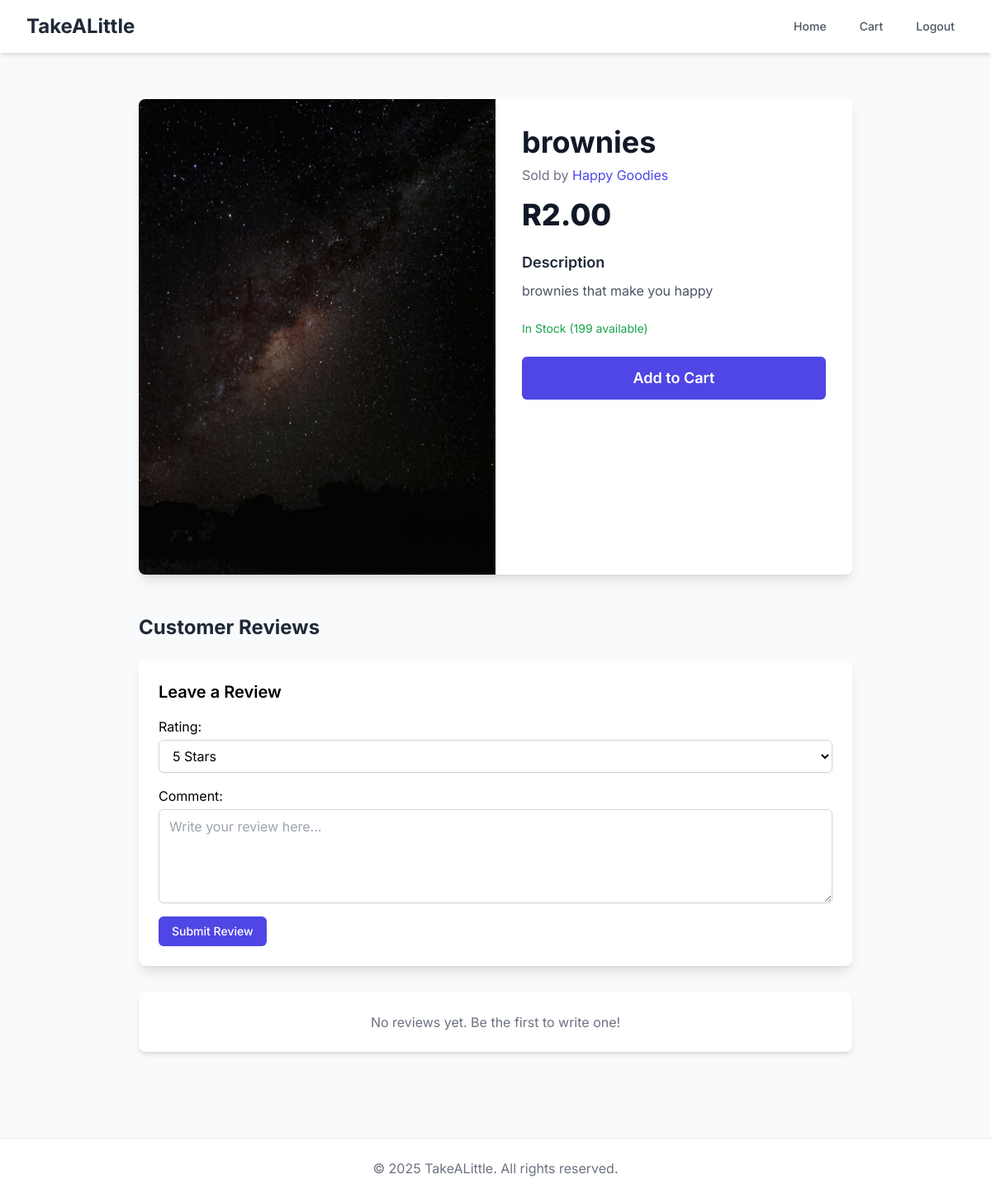
The page /products/2/ (signed in) on the database its author committed.
### shop/models.py (models this page shows, shortened)
class Product(models.Model):
    category = models.ForeignKey(Category, on_delete=models.SET_NULL, null=True, blank=True, related_name='products')
    store = models.ForeignKey(Store, on_delete=models.CASCADE, related_name='products')
    name = models.CharField(max_length=255)
    description = models.TextField()
    price = models.DecimalField(max_digits=10, decimal_places=2)
    stock = models.PositiveIntegerField(default=0)
    image = models.ImageField(upload_to='products/', blank=True, null=True)
    created_at = models.DateTimeField(auto_now_add=True)
    updated_at = models.DateTimeField(auto_now=True)

class Store(models.Model):
    owner = models.ForeignKey(settings.AUTH_USER_MODEL, on_delete=models.CASCADE, related_name='stores', limit_choices_to={'user_type': 'vendor'})
    name = models.CharField(max_length=255)
    description = models.TextField(blank=True)
    created_at = models.DateTimeField(auto_now_add=True)

### shop/views.py (the view)
# urls.py: path('products/<int:product_id>/', views.product_detail_view, name='product_detail'),
def product_detail_view(request, product_id):
    product = get_object_or_404(Product, id=product_id)
    reviews = product.reviews.all().order_by('-created_at')
    review_form = ReviewForm()
    return render(request, 'shop/product_detail.html', {'product': product, 'reviews': reviews, 'review_form': review_form})

### shop/forms.py
class ReviewForm(forms.ModelForm):
    RATING_CHOICES = [(5, '5 Stars'), (4, '4 Stars'), (3, '3 Stars'), (2, '2 Stars'), (1, '1 Star')]
    rating = forms.ChoiceField(
        choices=RATING_CHOICES,
        widget=forms.Select(attrs={'class': form_field_classes})
    )
    class Meta:
        model = Review
        fields = ['rating', 'comment']
        widgets = {
            'comment': forms.Textarea(attrs={
                'class': form_field_classes,
                'rows': 4,
                'placeholder': 'Write your review here...'
            }),
        }

### shop/models.py (called while the page is built)
    def is_vendor(self):
        return self.user_type == 'vendor'

### shop/Templates/Shop/product_detail.html (shortened to what this page needs)
{% extends 'shop/base.html' %}
{% block content %}
<div class="max-w-4xl mx-auto py-8 px-4">
    <div class="bg-white rounded-lg shadow-lg overflow-hidden">
        <div class="grid grid-cols-1 md:grid-cols-2">
            <div>
                {% if product.image %}
                    <img class="w-full h-full object-cover" src="{{ product.image.url }}" alt="{{ product.name }}">
                {% else %}
                    <div class="w-full h-full bg-gray-200 flex items-center justify-center">
                        <span class="text-gray-500 text-2xl">No Image Available</span>
                    </div>
                {% endif %}
            </div>
            <div class="p-6 md:p-8">
                <h1 class="text-3xl md:text-4xl font-bold text-gray-900">{{ product.name }}</h1>
                <p class="text-md text-gray-500 mt-2">Sold by <a href="#" class="text-indigo-600 hover:underline">{{ product.store.name }}</a></p>
                <div class="mt-4">
                    <span class="text-4xl font-extrabold text-gray-900">R{{ product.price }}</span>
                </div>
                <div class="mt-6">
                    <h2 class="text-lg font-semibold text-gray-800">Description</h2>
                    <p class="mt-2 text-gray-600">{{ product.description }}</p>
                </div>
                <div class="mt-6">
                    {% if product.stock > 0 %}
                        <p class="text-sm text-green-600">In Stock ({{ product.stock }} available)</p>
                        <a href="{% url 'shop:add_to_cart' product.id %}" class="mt-6 block w-full bg-indigo-600 text-white py-3 px-6 rounded-md text-center font-semibold text-lg hover:bg-indigo-700 transition-colors">
                            Add to Cart
                        </a>
                    {% else %}
                        <p class="text-sm text-red-600">Out of Stock</p>
                        <button class="mt-6 block w-full bg-gray-400 text-white py-3 px-6 rounded-md text-center font-semibold text-lg cursor-not-allowed">
                            Out of Stock
                        </button>
                    {% endif %}
                </div>
            </div>
        </div>
    </div>
    <div class="mt-12">
        <h2 class="text-2xl font-bold text-gray-800 mb-6">Customer Reviews</h2>
        <div class="bg-white rounded-lg shadow-lg p-6 mb-8">
            <h3 class="text-xl font-semibold mb-4">Leave a Review</h3>
            <form action="{% url 'shop:add_review' product.id %}" method="post">
                <div class="space-y-4">
                    {{ review_form.as_p }}
                </div>
                <button type="submit" class="mt-4 px-4 py-2 bg-indigo-600 text-white text-sm font-medium rounded-md hover:bg-indigo-700">Submit Review</button>
            </form>
        </div>
        <div class="space-y-6">
            {% for review in reviews %}
            <div class="bg-white rounded-lg shadow-md p-6">
                <div class="flex items-center justify-between">
                    <p class="font-semibold text-gray-800">{{ review.user.username }}</p>
                    <div class="flex items-center">
                        <span class="text-yellow-500">
                            {% for i in "12345" %}
                                {% if i|add:0 <= review.rating %}★{% else %}☆{% endif %}
                            {% endfor %}
                        </span>
                        {% if review.is_verified %}
                            <span class="ml-3 inline-flex items-center px-2.5 py-0.5 rounded-full text-xs font-medium bg-green-100 text-green-800">
                                Verified Purchase
                            </span>
                        {% endif %}
                    </div>
                </div>
                <p class="text-gray-600 mt-2">{{ review.comment }}</p>
                <p class="text-xs text-gray-400 mt-4">{{ review.created_at|date:"F d, Y" }}</p>
            </div>
            {% empty %}
            <div class="bg-white rounded-lg shadow-md p-6 text-center">
                <p class="text-gray-500">No reviews yet. Be the first to write one!</p>
            </div>
            {% endfor %}
        </div>
    </div>
</div>
{% endblock %}

### rows shown on the page
Product: image (picture), name "brownies", store.name "Happy Goodies", price "2.00", description "brownies that make you happy", stock "199"
